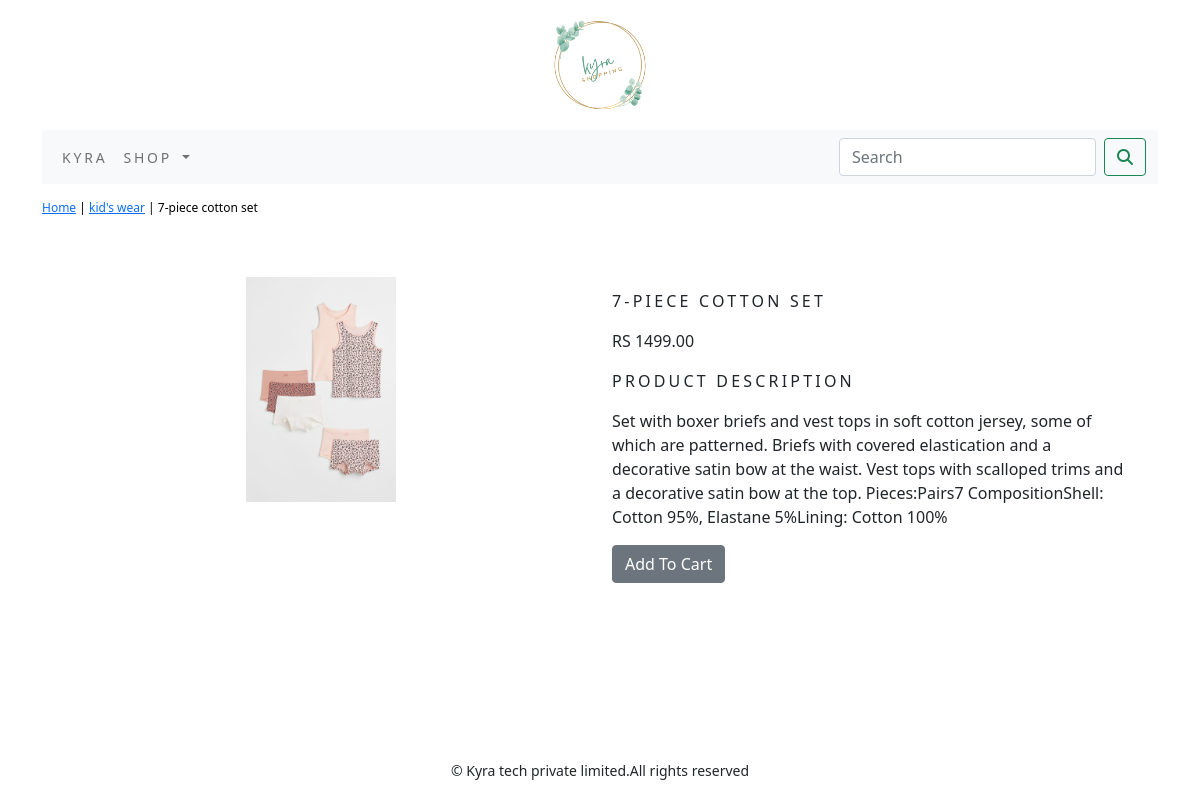
/kyra/kids-wear/7-piece-cotton-set/, run on the app's committed database.
### Kyra/models.py (models this page shows, shortened)
class Product(models.Model):
    name = models.CharField(max_length=250, unique=True)
    slug = models.SlugField(max_length=250, unique=True)
    desc = models.TextField(blank=True)
    price = models.DecimalField(max_digits=10, decimal_places=2)
    category = models.ForeignKey(Category, on_delete=models.CASCADE)
    img = models.ImageField(upload_to='product', blank=True)
    stock = models.IntegerField()
    available = models.BooleanField(default=True)
    created = models.DateTimeField(auto_now_add=True)
    updated = models.DateTimeField(auto_now=True)
    class Meta:
        ordering = ('name',)
        verbose_name = 'product'
        verbose_name_plural = 'products'

class Category(models.Model):
    name = models.CharField(max_length=250, unique=True)
    slug = models.SlugField(max_length=250, unique=True)
    desc = models.TextField(blank=True)
    img = models.ImageField(upload_to='category', blank=True)
    class Meta:
        ordering = ('name',)
        verbose_name = 'category'
        verbose_name_plural = 'categories'
    def get_url(self):
        return reverse('Kyra:products_by_category', args=[self.slug])
    def __str__(self):
        return '{}'.format(self.name)

### Kyra/views.py (the view)
# urls.py: path('<slug:c_slug>/<slug:product_slug>/', views.prodetail, name='productcatdetail'),
def prodetail(request, c_slug, product_slug):
    try:
        product = Product.objects.get(category__slug=c_slug, slug=product_slug)
    except Exception as e:
        raise e
    return render(request, 'product.html', {'product': product})

### Kyra/context_processors.py (called while the page is built)
def menu_links(request):
    links = Category.objects.all()
    return dict(links=links)

### cart/context_processors.py (called while the page is built)
def counter(request):
    item_count=0
    if 'admin' in request.path:
        return{}
    else:
        try:
            cart=Cart.objects.filter(cart_id=_cart_id(request))
            car_items=CartItem.objects.all().filter(cart=cart[:1])
            for cart_item in car_items:
                item_count += cart_item.quantity
        except Cart.DoesNotExist:
            item_count=0
    return dict(item_count=item_count)

### cart/views.py (called while the page is built)
def _cart_id(request):
    cart=request.session.session_key
    if not cart:
        cart=request.session.create()
    return cart

### templates/product.html (shortened to what this page needs)
{% extends 'base.html' %}
{% load static %}
 {% block content %}
<div class="row my_prod_row_class">
        <div class="mx_auto">
            <p><a href="{% url 'Kyra:allprodcat' %}">Home</a> | <a href="{{product.category.get_url}}">{{product.category}}</a> | {{product.name}}</p>
        </div>
</div>
<div class="container">
<br>
   <div class="row">
       <div class="col-12 col-sm-12 col-md-12 col-lg-6 text-center">
           <div style="min-width:18rem">
               <img src="{{ product.img.url}}" alt="{{product.name}}" width="150px">
           </div>
       </div>
               <div class="col-12 col-sm-12 col-md-12 col-lg-6">
                   <div>
                    <h1 class="my_prod_title">{{product.name}}</h1>
                    <p>RS {{product.price}}</p>
                     <p class="my_title">product description</p>
                    <p class="text-justify my_prod_text">{{product.desc}}</p>
                         {% if product.stock <= 0 %}
                             <p class="text-justify my_prod_text"><b>Out Of stock</b></p>
                         {% else %}
                   <a class="btn btn-secondary" href="{% url 'cart:add_cart' product.id %}">Add To Cart</a>
                         {% endif %}
                    </div>
               </div>
         </div>
</div>
{% endblock %}

### static/css/custom.css (style rules this page uses)
body { font-family: 'Oswald', sans-serif; }
.my_title { font-size:16px; text-transform:uppercase; letter-spacing:.2em; }
.my_prod_row_class { padding-top:15px; padding-bottom:20px; }
.my_prod_row_class .mx_auto { color:black; font-size:12px; text-decoration:none; }
.my_prod_title { font-size:16px; text-transform:uppercase; letter-spacing:.2em; padding-top:15px; padding-bottom:10px; }
.my_prod_text { padding-right:20px; }

### data on the page
Product: category "kid's wear", name "7-piece cotton set", img (picture), name "7-PIECE COTTON SET", price "1499.00", desc "Set with boxer briefs and vest tops in soft cotton jersey, some of which are patterned. Briefs with covered elastication and a decorative satin bow at the waist. Vest tops with scalloped trims and a decorative satin bow at the top. Pieces:Pairs7 CompositionShell: Cotton 95%, Elastane 5%Lining: Cotton 100%"
